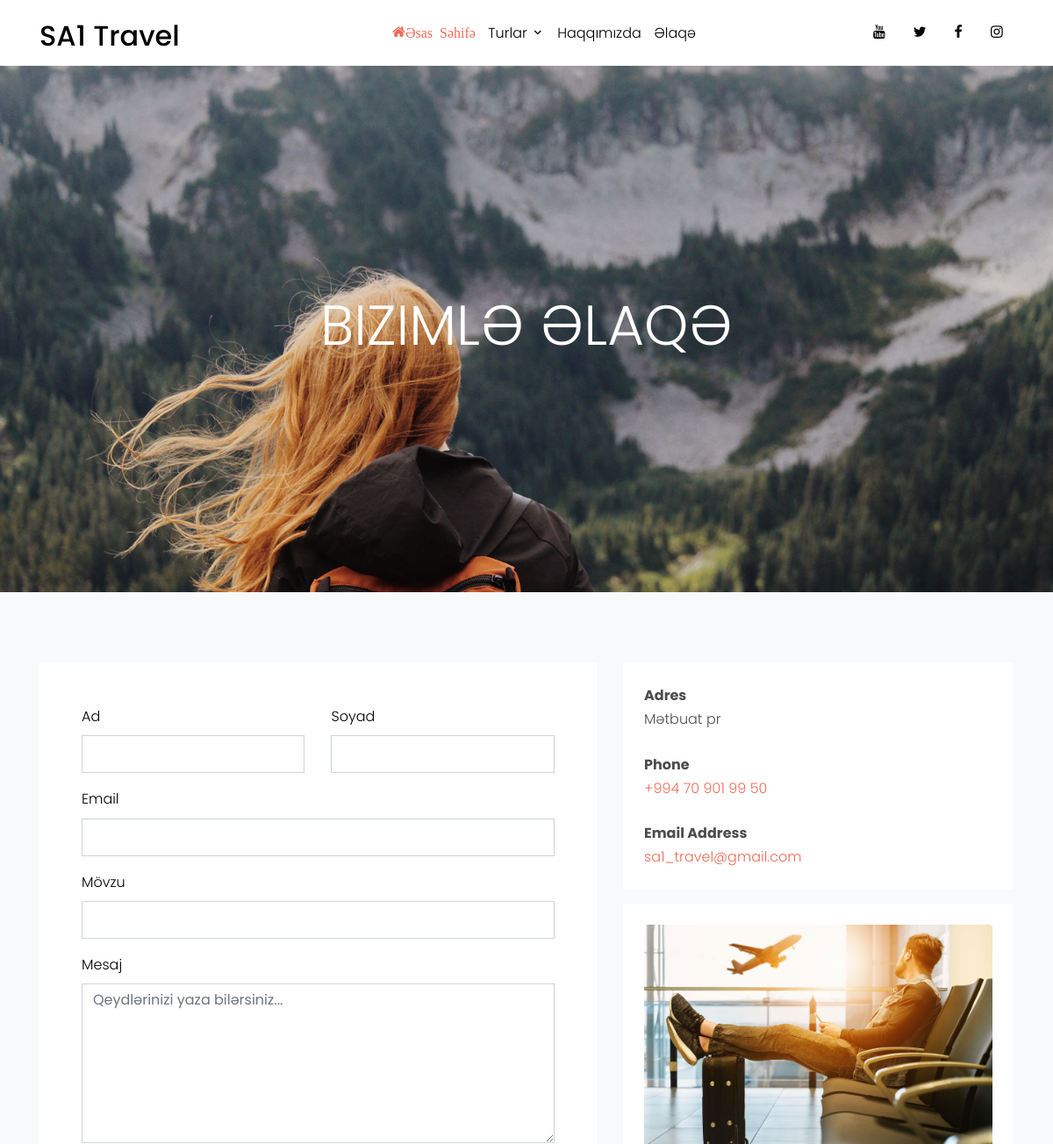
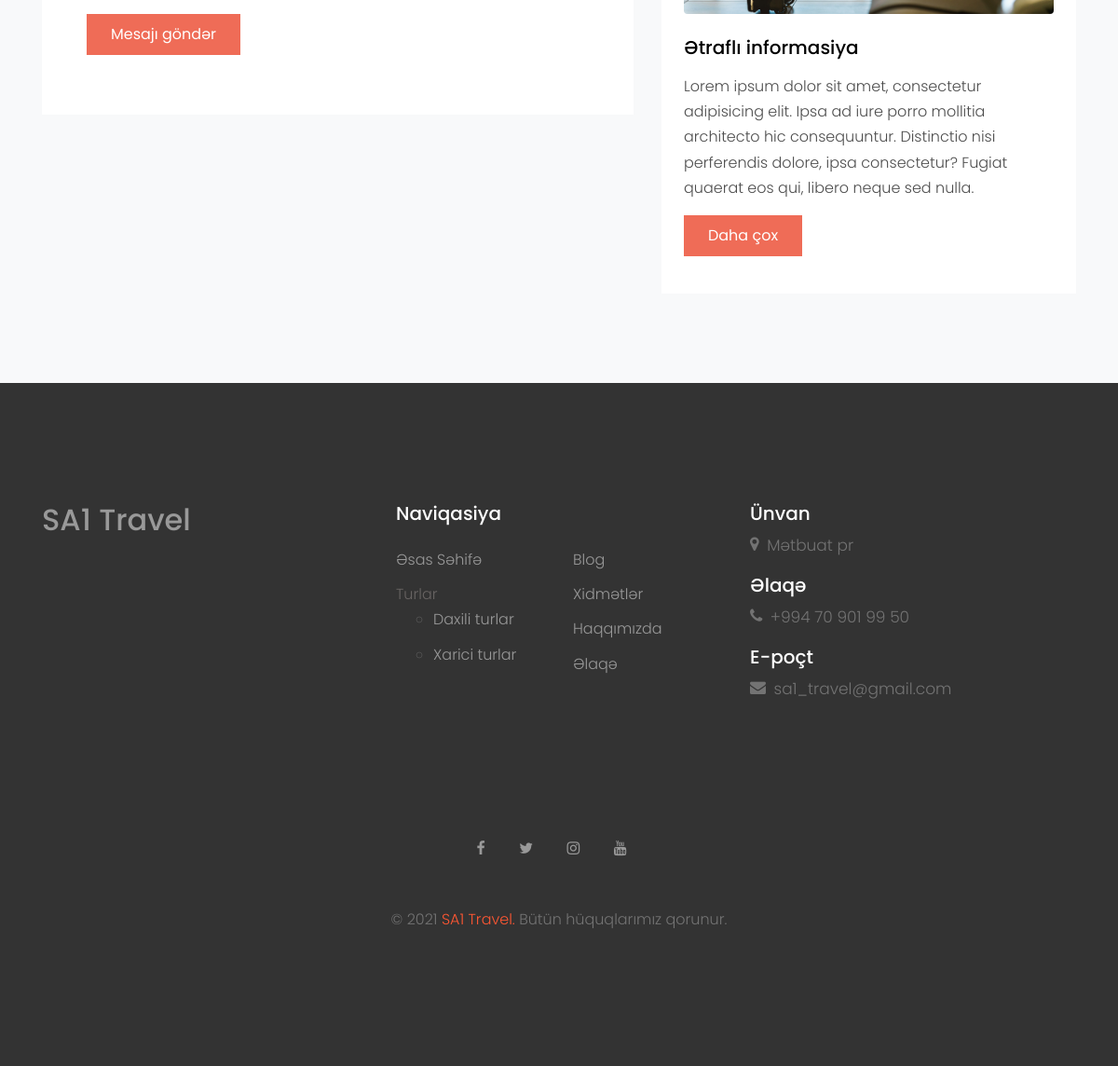
The page /contact.php on the database its author committed (2 pictures, top to bottom).
### tables this page shows
CREATE TABLE `nizamlamalar` (
  `id` int(2) UNSIGNED NOT NULL,
  `basliq` varchar(256) NOT NULL,
  `aciqlama` varchar(256) NOT NULL,
  `robots` varchar(250) NOT NULL,
  `logo` varchar(250) NOT NULL,
  `unvan` varchar(150) NOT NULL,
  `email` varchar(100) NOT NULL,
  `tel` varchar(20) NOT NULL,
  `mobil` varchar(20) NOT NULL,
  `facebook` varchar(250) NOT NULL,
  `twitter` varchar(250) NOT NULL,
  `instagram` varchar(250) NOT NULL,
  `youtube` varchar(250) NOT NULL,
  `github` varchar(250) NOT NULL,
  `haqqinda` text NOT NULL,
  `sekil` varchar(250) NOT NULL
);

### admin/settings/code/front.php (called while the page is built, shortened)
<?php
$db = new DBConnection;
require_once 'admin/settings/class/crud.php';
$CRUD = new CRUD;
$settings = $CRUD->Select("nizamlamalar",0);

### admin/settings/class/crud.php (called while the page is built, shortened)
<?php
 class CRUD{
    public function Select($table,$multi=0,$where=null,$col="*",$arr=null)
    {
        global $db;
        $slc = $db->prepare("SELECT $col from $table $where");
        $slc->execute($arr);
        return $multi==0 ? $slc->fetch(PDO::FETCH_ASSOC) : $slc->fetchAll(PDO::FETCH_ASSOC);
    }
 }

### contact.php (the view)
<?php require_once "header.php";?>
    <div class="site-blocks-cover inner-page-cover" style="background-image: url(img/hero_bg_2.jpg);" data-aos="fade" data-stellar-background-ratio="0.5">
        <div class="container">
          <div class="row align-items-center justify-content-center text-center">
            <div class="col-md-8" data-aos="fade-up" data-aos-delay="400">
              <h1 class="text-white font-weight-light">Bizimlə Əlaqə</h1>
            </div>
          </div>
        </div>
      </div>
    <div class="site-section bg-light">
      <div class="container">
        <div class="row">
          <div class="col-md-7 mb-5">
            <form action="#" class="p-5 bg-white">
              <div class="row form-group">
                <div class="col-md-6 mb-3 mb-md-0">
                  <label class="text-black" for="fname">Ad</label>
                  <input type="text" id="fname" class="form-control">
                </div>
                <div class="col-md-6">
                  <label class="text-black" for="lname">Soyad</label>
                  <input type="text" id="lname" class="form-control">
                </div>
              </div>
              <div class="row form-group">
                <div class="col-md-12">
                  <label class="text-black" for="email">Email</label>
                  <input type="email" id="email" class="form-control">
                </div>
              </div>
              <div class="row form-group">
                <div class="col-md-12">
                  <label class="text-black" for="subject">Mövzu</label>
                  <input type="subject" id="subject" class="form-control">
                </div>
              </div>
              <div class="row form-group">
                <div class="col-md-12">
                  <label class="text-black" for="message">Mesaj</label>
                  <textarea name="message" id="message" cols="30" rows="7" class="form-control" placeholder="Qeydlərinizi yaza bilərsiniz..."></textarea>
                </div>
              </div>
              <div class="row form-group">
                <div class="col-md-12">
                  <input type="submit" value="Mesajı göndər" class="btn btn-primary py-2 px-4 text-white">
                </div>
              </div>
            </form>
          </div>
          <div class="col-md-5">
            <div class="p-4 mb-3 bg-white">
              <p class="mb-0 font-weight-bold">Adres</p>
              <p class="mb-4"><?= $settings['unvan']?></p>
              <p class="mb-0 font-weight-bold">Phone</p>
              <p class="mb-4"><a href="#"><?= $settings['tel']?></a></p>
              <p class="mb-0 font-weight-bold">Email Address</p>
              <p class="mb-0"><a href="#"><?= $settings['email']?></a></p>
            </div>
            <div class="p-4 mb-3 bg-white">
              <img src="img/hero_bg_1.jpg" alt="Image" class="img-fluid mb-4 rounded">
              <h3 class="h5 text-black mb-3">Ətraflı informasiya</h3>
              <p>Lorem ipsum dolor sit amet, consectetur adipisicing elit. Ipsa ad iure porro mollitia architecto hic consequuntur. Distinctio nisi perferendis dolore, ipsa consectetur? Fugiat quaerat eos qui, libero neque sed nulla.</p>
              <p><a href="#" class="btn btn-primary px-4 py-2 text-white">Daha çox</a></p>
            </div>
          </div>
        </div>
      </div>
    </div>
    <?php require_once "footer.php" ?>

### header.php (shortened to what this page needs)
<?php require_once "admin/settings/code/front.php"; ?>
<!DOCTYPE html>
<html lang="en">
<head>
  <link rel="stylesheet" href="fonts/icomoon/style.css">
  <link rel="stylesheet" href="css/bootstrap.min.css">
  <link rel="stylesheet" href="css/magnific-popup.css">
  <link rel="stylesheet" href="css/jquery-ui.css">
  <link rel="stylesheet" href="css/owl.carousel.min.css">
  <link rel="stylesheet" href="css/owl.theme.default.min.css">
  <link rel="stylesheet" href="css/bootstrap-datepicker.css">
  <link rel="stylesheet" href="fonts/flaticon/font/flaticon.css">
  <link rel="stylesheet" href="https://cdn.jsdelivr.net/npm/mediaelement@4.2.7/build/mediaelementplayer.min.css">
  <link rel="stylesheet" href="css/aos.css">
  <link rel="stylesheet" href="css/style.css">
</head>
<body>
  <div class="site-wrap">
    <header class="site-navbar py-1" role="banner">
      <div class="container">
        <div class="row align-items-center">
          <div class="col-6 col-xl-2">
            <h1 class="mb-0"><a href="index.php" class="text-black h2 mb-0"><?= $settings['basliq']?></a></h1>
          </div>
          <div class="col-10 col-md-8 d-none d-xl-block">
            <nav class="site-navigation position-relative text-right text-lg-center" role="navigation">
              <ul class="site-menu js-clone-nav mx-auto d-none d-lg-block">
                <li class="active">
                  <a href="index.php"><span class="icon-home">Əsas Səhifə</span></a>
                </li>
                <li class="has-children">
                  <a>Turlar</a>
                </li>
                <li><a href="about.php">Haqqımızda</a></li>
                <li><a href="contact.php">Əlaqə</a></li>
              </ul>
            </nav>
          </div>
          <div class="col-6 col-xl-2 text-right">
            <div class="d-none d-xl-inline-block">
              <ul class="site-menu js-clone-nav ml-auto list-unstyled d-flex text-right mb-0" data-class="social">
                <li>
                  <a href="<?= $settings['youtube']?>" class="pl-0 pr-3 text-black"><span class="icon-youtube"></span></a>
                </li>
                <li>
                  <a href="<?= $settings['twitter']?>" class="pl-3 pr-3 text-black"><span class="icon-twitter"></span></a>
                </li>
                <li>
                  <a href="<?= $settings['facebook']?>" class="pl-3 pr-3 text-black"><span class="icon-facebook"></span></a>
                </li>
                <li>
                  <a href="<?= $settings['instagram']?>" class="pl-3 pr-3 text-black"><span class="icon-instagram"></span></a>
                </li>
              </ul>
            </div>
          </div>
        </div>
      </div>
    </header>

### footer.php (shortened to what this page needs)
<footer class="site-footer">
  <div class="container">
    <div class="row">
      <div class="col-lg-4 mb-5 mb-lg-0">
        <div class="row mb-5">
          <div class="col-md-12">
            <h3 class="footer-heading mb-4"><a href="index.php" class="text-gray h2 mb-0">SA1 Travel</a></h3>
          </div>
        </div>
      </div>
      <div class="col-lg-4 mb-5 mb-lg-0">
        <div class="row mb-5">
          <div class="col-md-12">
            <h3 class="footer-heading mb-4">Naviqasiya</h3>
          </div>
          <div class="col-md-6 col-lg-6">
            <ul class="list-unstyled">
              <li><a href="index.php">Əsas Səhifə</a></li>
              <li class="has-children">
                <a style="color:#686463;">Turlar</a>
                <ul class="dropdown">
                  <li><a href="daxili.php">Daxili turlar</a></li>
                  <li><a href="xarici.php">Xarici turlar</a></li>
                </ul>
              </li>
            </ul>
          </div>
          <div class="col-md-6 col-lg-6">
            <ul class="list-unstyled">
              <li><a href="#">Blog</a></li>
              <li><a href="#services">Xidmətlər</a></li>
              <li><a href="#">Haqqımızda</a></li>
              <li><a href="#">Əlaqə</a></li>
            </ul>
          </div>
        </div>
      </div>
      <div class="col-lg-4 mb-5 mb-lg-0">
        <div class="mb-5">
          <h3 class="footer-heading mb-2">Ünvan</h3>
        <p style="font-size: 17px;">  <span class="icon-map-marker"> </span><?= $settings['unvan'] ?></p>
        <h3 class="footer-heading mb-2">Əlaqə</h3>
        <p style="font-size: 17px;">  <span class="icon-phone"> </span><?= $settings['tel'] ?></p>
        <h3 class="footer-heading mb-2">E-poçt</h3>
        <p style="font-size: 17px;">  <span class="icon-envelope"> </span><?= $settings['email'] ?></p>
        </div>
      </div>
    </div>
    <div class="row pt-5 mt-5 text-center">
      <div class="col-md-12">
        <div class="mb-5">
          <a href="<?= $settings['facebook']?>" class="pl-0 pr-3"><span class="icon-facebook"></span></a>
          <a href="<?= $settings['twitter']?>" class="pl-3 pr-3"><span class="icon-twitter"></span></a>
          <a href="<?= $settings['instagram']?>" class="pl-3 pr-3"><span class="icon-instagram"></span></a>
          <a href="<?= $settings['youtube']?>" class="pl-3 pr-3"><span class="icon-youtube"></span></a>
        </div>
        <p>
           &copy;
          <a href="index.php" style="color: #FF5733;"> SA1 Travel.</a> Bütün hüquqlarımız qorunur.
        </p>
      </div>
    </div>
  </div>
</footer>
</div>
</body>
</html>

### css/style.css (style rules this page uses)
body { line-height: 1.7; color: #4d4d4d; font-weight: 300; font-size: 1rem; }
a { -webkit-transition: .3s all ease; -o-transition: .3s all ease; transition: .3s all ease; }
h1, h2, h3, h4, h5, .h1, .h2, .h3, .h4, .h5 { font-family: "Poppins", -apple-system, BlinkMacSystemFont, "Segoe UI", Roboto, "Helvetica Neue", Arial, sans-serif, "Apple Color Emoji", "Segoe UI Emoji", "Segoe UI Symbol", "Noto Color Emoji"; }
.text-black { color: #000 !important; }
.site-wrap:before { -webkit-transition: .3s all ease-in-out; -o-transition: .3s all ease-in-out; transition: .3s all ease-in-out; background: rgba(0, 0, 0, 0.6); content: ""; position: absolute; z-index: 2000; top: 0; left: 0; right: 0; bottom: 0; opacity: 0; visibility: hidden; }
.btn { border-radius: 0; }
.btn.btn-primary { border: 2px solid transparent; }
.form-control { height: 43px; border-radius: 0; }
.site-section { padding: 2.5em 0; }
@media (min-width: 768px) { .site-section { padding: 5em 0; } }
.site-footer { padding: 4em 0; background: #333333; }
@media (min-width: 768px) { .site-footer { padding: 8em 0; } }
.site-footer p { color: #737373; }
.site-footer h2, .site-footer h3, .site-footer h4, .site-footer h5 { color: #fff; }
.site-footer a { color: #999999; }
.site-footer ul li { margin-bottom: 10px; }
.site-footer .footer-heading { font-size: 20px; color: #fff; }
.site-navbar { margin-bottom: 0px; z-index: 1999; position: relative; }
.site-navbar .site-navigation .site-menu { margin-bottom: 0; }
.site-navbar .site-navigation .site-menu .active > a { color: #ef6c57; }
.site-navbar .site-navigation .site-menu a { text-decoration: none !important; display: inline-block; }
.site-navbar .site-navigation .site-menu > li { display: inline-block; padding: 10px 5px; }
.site-navbar .site-navigation .site-menu > li > a { padding: 10px 0px; color: #000; text-decoration: none !important; }
.site-navbar .site-navigation .site-menu .has-children { position: relative; }
.site-navbar .site-navigation .site-menu .has-children > a { position: relative; padding-right: 20px; }
.site-navbar .site-navigation .site-menu .has-children > a:before { position: absolute; content: "\e313"; font-size: 16px; top: 50%; right: 0; -webkit-transform: translateY(-50%); -ms-transform: translateY(-50%); transform: translateY(-50%); font-family: 'icomoon'; }
.site-mobile-menu .site-nav-wrap { padding: 0; margin: 0; list-style: none; position: relative; }
.site-mobile-menu .site-nav-wrap a { padding: 10px 20px; display: block; position: relative; color: #212529; }
.site-mobile-menu .site-nav-wrap li { position: relative; display: block; }
.site-mobile-menu .site-nav-wrap li.active > a { color: #ef6c57; }
.site-mobile-menu .site-nav-wrap > li { display: block; position: relative; float: left; width: 100%; }
.site-mobile-menu .site-nav-wrap > li > a { padding-left: 20px; font-size: 20px; }
.site-mobile-menu .site-nav-wrap[data-class="social"] { float: left; width: 100%; margin-top: 30px; padding-bottom: 5em; }
.site-mobile-menu .site-nav-wrap[data-class="social"] > li { width: auto; }
.site-mobile-menu .site-nav-wrap[data-class="social"] > li:first-child a { padding-left: 15px !important; }
.site-blocks-cover { background-size: cover; background-repeat: no-repeat; background-position: top; background-position: center center; }
.site-blocks-cover, .site-blocks-cover .row { min-height: 600px; height: calc(100vh - 73px); }
.site-blocks-cover.inner-page-cover, .site-blocks-cover.inner-page-cover .row { min-height: 600px; height: calc(30vh); }
.site-blocks-cover h1 { text-transform: uppercase; font-size: 4rem; font-weight: 900; color: #fff; line-height: 1.5; }
.bg-light { background: #ccc; }

### rows shown on the page
nizamlamalar: basliq "SA1 Travel", unvan "Mətbuat pr", tel "+994 70 901 99 50", email "sa1_travel@gmail.com"
